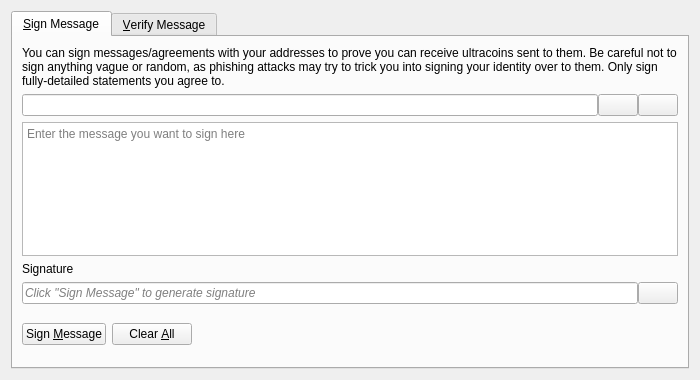
<?xml version="1.0" encoding="UTF-8"?>
<ui version="4.0">
 <class>SignVerifyMessageDialog</class>
 <widget class="QDialog" name="SignVerifyMessageDialog">
  <property name="geometry">
   <rect>
    <x>0</x>
    <y>0</y>
    <width>700</width>
    <height>380</height>
   </rect>
  </property>
  <property name="windowTitle">
   <string>Signatures - Sign / Verify a Message</string>
  </property>
  <property name="modal">
   <bool>true</bool>
  </property>
  <layout class="QVBoxLayout" name="verticalLayout">
   <item>
    <widget class="QTabWidget" name="tabWidget">
     <property name="currentIndex">
      <number>0</number>
     </property>
     <widget class="QWidget" name="tabSignMessage">
      <attribute name="title">
       <string>&amp;Sign Message</string>
      </attribute>
      <layout class="QVBoxLayout" name="verticalLayout_SM">
       <item>
        <widget class="QLabel" name="infoLabel_SM">
         <property name="text">
          <string>You can sign messages/agreements with your addresses to prove you can receive ultracoins sent to them. Be careful not to sign anything vague or random, as phishing attacks may try to trick you into signing your identity over to them. Only sign fully-detailed statements you agree to.</string>
         </property>
         <property name="textFormat">
          <enum>Qt::PlainText</enum>
         </property>
         <property name="wordWrap">
          <bool>true</bool>
         </property>
        </widget>
       </item>
       <item>
        <layout class="QHBoxLayout" name="horizontalLayout_1_SM">
         <property name="spacing">
          <number>0</number>
         </property>
         <item>
          <widget class="QValidatedLineEdit" name="addressIn_SM">
           <property name="toolTip">
            <string>The Ultracoin address to sign the message with</string>
           </property>
          </widget>
         </item>
         <item>
          <widget class="QPushButton" name="addressBookButton_SM">
           <property name="toolTip">
            <string>Choose previously used address</string>
           </property>
           <property name="text">
            <string/>
           </property>
           <property name="icon">
            <iconset resource="../ultracoin.qrc">
             <normaloff>:/icons/address-book</normaloff>:/icons/address-book</iconset>
           </property>
           <property name="shortcut">
            <string>Alt+A</string>
           </property>
           <property name="autoDefault">
            <bool>false</bool>
           </property>
          </widget>
         </item>
         <item>
          <widget class="QPushButton" name="pasteButton_SM">
           <property name="toolTip">
            <string>Paste address from clipboard</string>
           </property>
           <property name="text">
            <string/>
           </property>
           <property name="icon">
            <iconset resource="../ultracoin.qrc">
             <normaloff>:/icons/editpaste</normaloff>:/icons/editpaste</iconset>
           </property>
           <property name="shortcut">
            <string>Alt+P</string>
           </property>
           <property name="autoDefault">
            <bool>false</bool>
           </property>
          </widget>
         </item>
        </layout>
       </item>
       <item>
        <widget class="QPlainTextEdit" name="messageIn_SM">
         <property name="toolTip">
          <string>Enter the message you want to sign here</string>
         </property>
         <property name="placeholderText">
          <string>Enter the message you want to sign here</string>
         </property>
        </widget>
       </item>
       <item>
        <widget class="QLabel" name="signatureLabel_SM">
         <property name="text">
          <string>Signature</string>
         </property>
         <property name="textFormat">
          <enum>Qt::PlainText</enum>
         </property>
        </widget>
       </item>
       <item>
        <layout class="QHBoxLayout" name="horizontalLayout_2_SM">
         <property name="spacing">
          <number>0</number>
         </property>
         <item>
          <widget class="QLineEdit" name="signatureOut_SM">
           <property name="placeholderText">
            <string>Click "Sign Message" to generate signature</string>
           </property>
           <property name="font">
            <font>
             <italic>true</italic>
            </font>
           </property>
           <property name="readOnly">
            <bool>true</bool>
           </property>
          </widget>
         </item>
         <item>
          <widget class="QPushButton" name="copySignatureButton_SM">
           <property name="toolTip">
            <string>Copy the current signature to the system clipboard</string>
           </property>
           <property name="text">
            <string/>
           </property>
           <property name="icon">
            <iconset resource="../ultracoin.qrc">
             <normaloff>:/icons/editcopy</normaloff>:/icons/editcopy</iconset>
           </property>
           <property name="autoDefault">
            <bool>false</bool>
           </property>
          </widget>
         </item>
        </layout>
       </item>
       <item>
        <layout class="QHBoxLayout" name="horizontalLayout_3_SM">
         <item>
          <widget class="QPushButton" name="signMessageButton_SM">
           <property name="toolTip">
            <string>Sign the message to prove you own this Ultracoin address</string>
           </property>
           <property name="text">
            <string>Sign &amp;Message</string>
           </property>
           <property name="icon">
            <iconset resource="../ultracoin.qrc">
             <normaloff>:/icons/edit</normaloff>:/icons/edit</iconset>
           </property>
           <property name="autoDefault">
            <bool>false</bool>
           </property>
          </widget>
         </item>
         <item>
          <widget class="QPushButton" name="clearButton_SM">
           <property name="toolTip">
            <string>Reset all sign message fields</string>
           </property>
           <property name="text">
            <string>Clear &amp;All</string>
           </property>
           <property name="icon">
            <iconset resource="../ultracoin.qrc">
             <normaloff>:/icons/remove</normaloff>:/icons/remove</iconset>
           </property>
           <property name="autoDefault">
            <bool>false</bool>
           </property>
          </widget>
         </item>
         <item>
          <spacer name="horizontalSpacer_1_SM">
           <property name="orientation">
            <enum>Qt::Horizontal</enum>
           </property>
           <property name="sizeHint" stdset="0">
            <size>
             <width>40</width>
             <height>48</height>
            </size>
           </property>
          </spacer>
         </item>
         <item>
          <widget class="QLabel" name="statusLabel_SM">
           <property name="font">
            <font>
             <weight>75</weight>
             <bold>true</bold>
            </font>
           </property>
           <property name="text">
            <string/>
           </property>
           <property name="wordWrap">
            <bool>true</bool>
           </property>
          </widget>
         </item>
         <item>
          <spacer name="horizontalSpacer_2_SM">
           <property name="orientation">
            <enum>Qt::Horizontal</enum>
           </property>
           <property name="sizeHint" stdset="0">
            <size>
             <width>40</width>
             <height>48</height>
            </size>
           </property>
          </spacer>
         </item>
        </layout>
       </item>
      </layout>
     </widget>
     <widget class="QWidget" name="tabVerifyMessage">
      <attribute name="title">
       <string>&amp;Verify Message</string>
      </attribute>
      <layout class="QVBoxLayout" name="verticalLayout_VM">
       <item>
        <widget class="QLabel" name="infoLabel_VM">
         <property name="text">
          <string>Enter the receiver's address, message (ensure you copy line breaks, spaces, tabs, etc. exactly) and signature below to verify the message. Be careful not to read more into the signature than what is in the signed message itself, to avoid being tricked by a man-in-the-middle attack. Note that this only proves the signing party receives with the address, it cannot prove sendership of any transaction!</string>
         </property>
         <property name="textFormat">
          <enum>Qt::PlainText</enum>
         </property>
         <property name="alignment">
          <set>Qt::AlignLeading|Qt::AlignLeft|Qt::AlignTop</set>
         </property>
         <property name="wordWrap">
          <bool>true</bool>
         </property>
        </widget>
       </item>
       <item>
        <layout class="QHBoxLayout" name="horizontalLayout_1_VM">
         <property name="spacing">
          <number>0</number>
         </property>
         <item>
          <widget class="QValidatedLineEdit" name="addressIn_VM">
           <property name="toolTip">
            <string>The Ultracoin address the message was signed with</string>
           </property>
          </widget>
         </item>
         <item>
          <widget class="QPushButton" name="addressBookButton_VM">
           <property name="toolTip">
            <string>Choose previously used address</string>
           </property>
           <property name="text">
            <string/>
           </property>
           <property name="icon">
            <iconset resource="../ultracoin.qrc">
             <normaloff>:/icons/address-book</normaloff>:/icons/address-book</iconset>
           </property>
           <property name="shortcut">
            <string>Alt+A</string>
           </property>
           <property name="autoDefault">
            <bool>false</bool>
           </property>
          </widget>
         </item>
        </layout>
       </item>
       <item>
        <widget class="QPlainTextEdit" name="messageIn_VM">
          <property name="toolTip">
            <string>The signed message to verify</string>
          </property>
          <property name="placeholderText">
            <string>The signed message to verify</string>
          </property>
        </widget>
       </item>
       <item>
        <widget class="QValidatedLineEdit" name="signatureIn_VM">
          <property name="toolTip">
            <string>The signature given when the message was signed</string>
          </property>
          <property name="placeholderText">
            <string>The signature given when the message was signed</string>
          </property>
        </widget>
       </item>
       <item>
        <layout class="QHBoxLayout" name="horizontalLayout_2_VM">
         <item>
          <widget class="QPushButton" name="verifyMessageButton_VM">
           <property name="toolTip">
            <string>Verify the message to ensure it was signed with the specified Ultracoin address</string>
           </property>
           <property name="text">
            <string>Verify &amp;Message</string>
           </property>
           <property name="icon">
            <iconset resource="../ultracoin.qrc">
             <normaloff>:/icons/transaction_0</normaloff>:/icons/transaction_0</iconset>
           </property>
           <property name="autoDefault">
            <bool>false</bool>
           </property>
          </widget>
         </item>
         <item>
          <widget class="QPushButton" name="clearButton_VM">
           <property name="toolTip">
            <string>Reset all verify message fields</string>
           </property>
           <property name="text">
            <string>Clear &amp;All</string>
           </property>
           <property name="icon">
            <iconset resource="../ultracoin.qrc">
             <normaloff>:/icons/remove</normaloff>:/icons/remove</iconset>
           </property>
           <property name="autoDefault">
            <bool>false</bool>
           </property>
          </widget>
         </item>
         <item>
          <spacer name="horizontalSpacer_1_VM">
           <property name="orientation">
            <enum>Qt::Horizontal</enum>
           </property>
           <property name="sizeHint" stdset="0">
            <size>
             <width>40</width>
             <height>48</height>
            </size>
           </property>
          </spacer>
         </item>
         <item>
          <widget class="QLabel" name="statusLabel_VM">
           <property name="font">
            <font>
             <weight>75</weight>
             <bold>true</bold>
            </font>
           </property>
           <property name="text">
            <string/>
           </property>
           <property name="wordWrap">
            <bool>true</bool>
           </property>
          </widget>
         </item>
         <item>
          <spacer name="horizontalSpacer_2_VM">
           <property name="orientation">
            <enum>Qt::Horizontal</enum>
           </property>
           <property name="sizeHint" stdset="0">
            <size>
             <width>40</width>
             <height>48</height>
            </size>
           </property>
          </spacer>
         </item>
        </layout>
       </item>
      </layout>
     </widget>
    </widget>
   </item>
  </layout>
 </widget>
 <customwidgets>
  <customwidget>
   <class>QValidatedLineEdit</class>
   <extends>QLineEdit</extends>
   <header>qt/qvalidatedlineedit.h</header>
  </customwidget>
 </customwidgets>
 <resources>
  <include location="../ultracoin.qrc"/>
 </resources>
 <connections/>
</ui>
